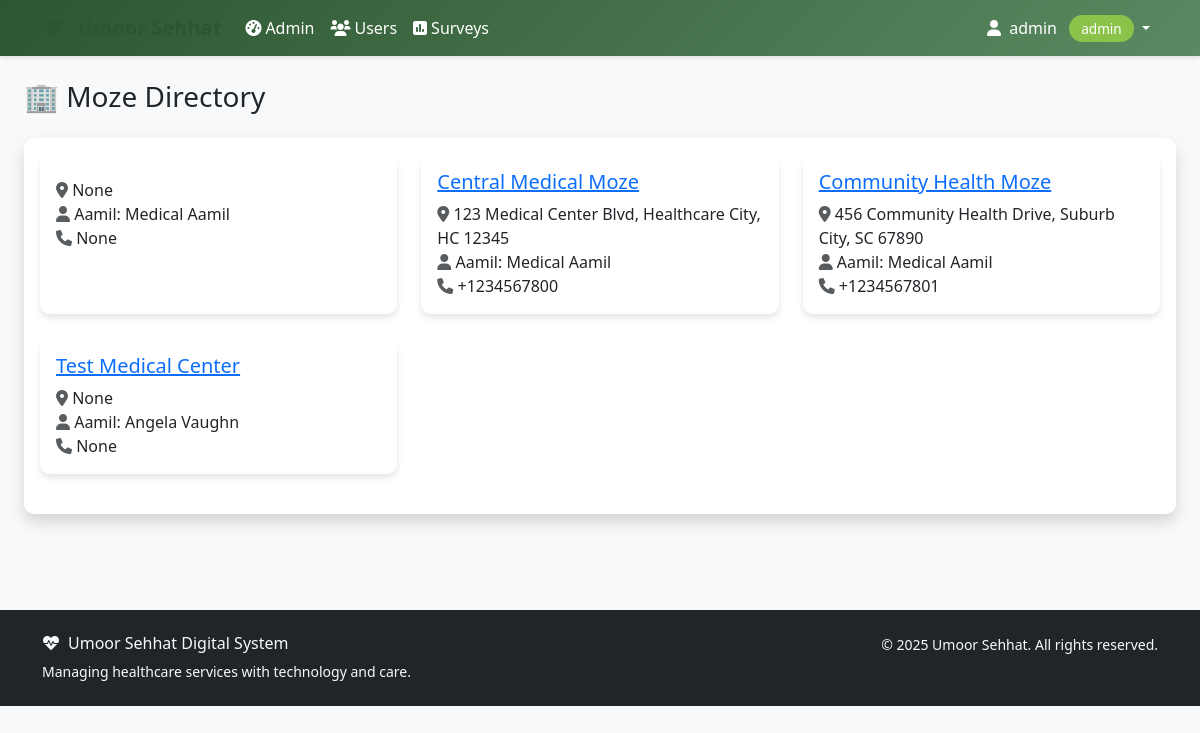
Before: /moze/list/ (signed in) with the older database file.
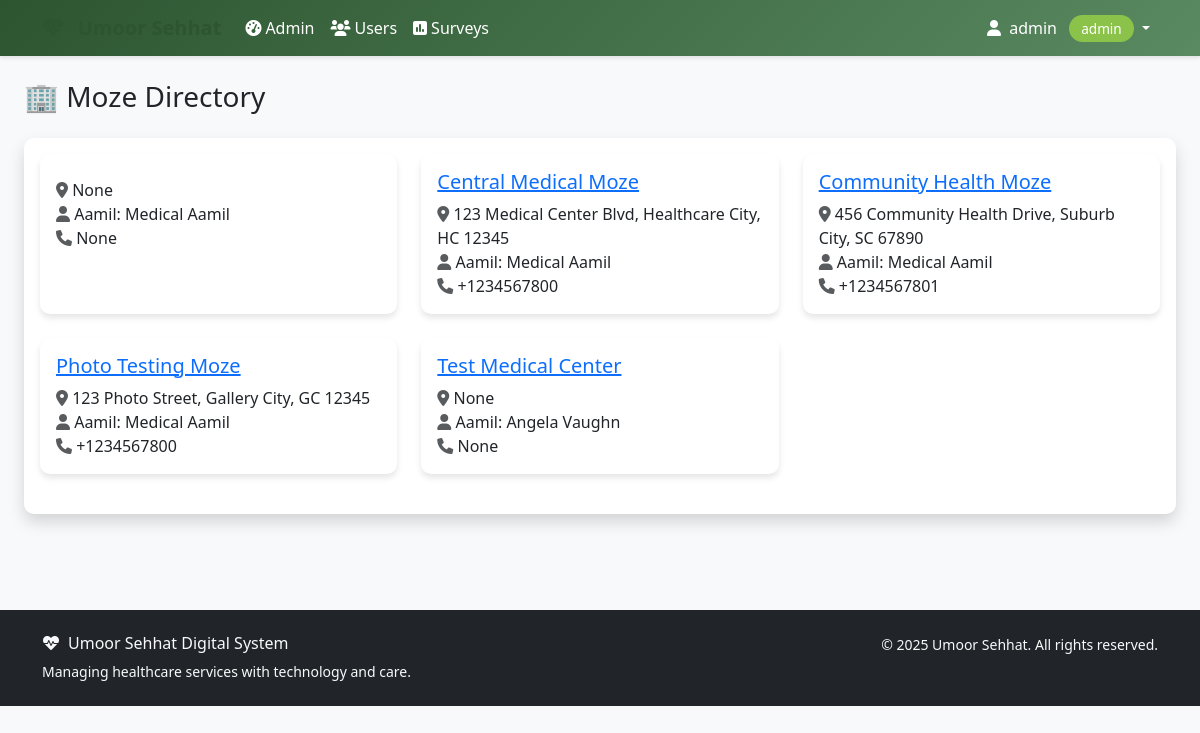
After: the same page with the newer database file.
### moze/models.py (models this page shows, shortened)
class Moze(models.Model):
    name = models.CharField(max_length=100, unique=True)
    location = models.CharField(max_length=200)
    address = models.TextField(blank=True, null=True)
    aamil = models.ForeignKey(
        settings.AUTH_USER_MODEL,
        on_delete=models.CASCADE,
        related_name='managed_mozes',
        limit_choices_to={'role': 'aamil'}
    )
    team_members = models.ManyToManyField(
        settings.AUTH_USER_MODEL,
        related_name='moze_teams',
        blank=True,
        help_text='Team members assigned to this Moze'
    )
    moze_coordinator = models.ForeignKey(
        settings.AUTH_USER_MODEL,
        on_delete=models.SET_NULL,
        null=True,
        blank=True,
        related_name='coordinated_mozes',
        limit_choices_to={'role': 'moze_coordinator'}
    )
    established_date = models.DateField(blank=True, null=True)
    is_active = models.BooleanField(default=True)
    capacity = models.PositiveIntegerField(default=100, help_text='Maximum patient capacity')
    contact_phone = models.CharField(max_length=15, blank=True, null=True)
    contact_email = models.EmailField(blank=True, null=True)
    created_at = models.DateTimeField(auto_now_add=True)
    updated_at = models.DateTimeField(auto_now=True)
    class Meta:
        verbose_name = 'Moze'
        verbose_name_plural = 'Mozes'
        ordering = ['name']

### accounts/models.py (models this page shows, shortened)
class User(AbstractUser):
    ROLE_CHOICES = [
        ('aamil', 'Aamil'),
        ('moze_coordinator', 'Moze Coordinator'),
        ('doctor', 'Doctor'),
        ('student', 'Student'),
        ('badri_mahal_admin', 'Badri Mahal Admin'),
    ]
    role = models.CharField(max_length=20, choices=ROLE_CHOICES, default='student')
    its_id = models.CharField(
        max_length=8,
        unique=True,
        null=True,
        blank=True,
        validators=[RegexValidator(
            regex=r'^\d{8}$',
            message='ITS ID must be exactly 8 digits',
            code='invalid_its_id'
        )],
        help_text='8-digit ITS ID'
    )
    phone_number = models.CharField(max_length=15, blank=True, null=True)
    profile_photo = models.ImageField(upload_to='profile_photos/', blank=True, null=True)
    arabic_name = models.CharField(max_length=100, blank=True, null=True)
    age = models.PositiveIntegerField(blank=True, null=True)
    verified_certificate = models.FileField(upload_to='certificates/', blank=True, null=True)
    specialty = models.CharField(max_length=100, blank=True, null=True)
    college = models.CharField(max_length=100, blank=True, null=True)  # For students
    specialization = models.CharField(max_length=100, blank=True, null=True)  # For students
    created_at = models.DateTimeField(auto_now_add=True)
    updated_at = models.DateTimeField(auto_now=True)
    def get_full_name(self):
        if self.arabic_name:
            return self.arabic_name
        return super().get_full_name() or self.username
    @property
    def is_aamil(self):
        return self.role == 'aamil'
    @property
    def is_moze_coordinator(self):
        return self.role == 'moze_coordinator'
    @property
    def is_doctor(self):
        return self.role == 'doctor'
    @property
    def is_student(self):
        return self.role == 'student'
    @property
    def is_admin(self):
        return self.role == 'badri_mahal_admin' or self.is_superuser
    class Meta:
        verbose_name = 'User'
        verbose_name_plural = 'Users'
        ordering = ['first_name', 'last_name']

### moze/views.py (the view, shortened to what this page needs)
class MozeListView(LoginRequiredMixin, MozeAccessMixin, ListView):
    model = Moze
    template_name = 'moze/moze_list.html'
    context_object_name = 'mozes'
    paginate_by = 12
    def get_queryset(self):
        user = self.request.user
        if user.role == 'admin':
            queryset = Moze.objects.all()
        elif user.role == 'aamil':
            queryset = user.managed_mozes.all()
        elif user.role == 'moze_coordinator':
            queryset = user.coordinated_mozes.all()
        else:
            queryset = Moze.objects.none()
        search = self.request.GET.get('search')
        status = self.request.GET.get('status')
        if status == 'active':
            queryset = queryset.filter(is_active=True)
        elif status == 'inactive':
            queryset = queryset.filter(is_active=False)
        location = self.request.GET.get('location')
        if location:
            queryset = queryset.filter(location__icontains=location)
        return queryset.select_related('aamil', 'moze_coordinator').prefetch_related('team_members')
    def get_context_data(self, **kwargs):
        context = super().get_context_data(**kwargs)
        context['search_query'] = self.request.GET.get('search', '')
        context['status_filter'] = self.request.GET.get('status', '')
        context['location_filter'] = self.request.GET.get('location', '')
        context['locations'] = Moze.objects.values_list('location', flat=True).distinct()
        return context

### moze/views.py (called while the page is built)
    def test_func(self):
        return (self.request.user.role == 'admin' or
                self.request.user.role == 'aamil' or
                self.request.user.role == 'moze_coordinator')

### templates/moze/moze_list.html (shortened to what this page needs)
{% extends 'base.html' %}
{% block content %}
<div class="container-fluid">
    <div class="row mb-4">
        <div class="col-12">
            <h1 class="h3 mb-0 text-gray-800">🏢 Moze Directory</h1>
        </div>
    </div>
    <div class="card shadow mb-4">
        <div class="card-body">
            {% if mozes %}
                <div class="row">
                    {% for moze in mozes %}
                    <div class="col-md-6 col-lg-4 mb-4">
                        <div class="card h-100">
                            <div class="card-body">
                                <h5 class="card-title">
                                    <a href="{% url 'moze:detail' moze.pk %}">{{ moze.name }}</a>
                                </h5>
                                <p class="card-text">
                                    <i class="fas fa-map-marker-alt text-muted"></i> {{ moze.address }}<br>
                                    <i class="fas fa-user text-muted"></i> Aamil: {{ moze.aamil.get_full_name }}<br>
                                    <i class="fas fa-phone text-muted"></i> {{ moze.contact_phone }}
                                </p>
                            </div>
                        </div>
                    </div>
                    {% endfor %}
                </div>
            {% else %}
                <p class="text-muted">No mozes registered yet.</p>
            {% endif %}
        </div>
    </div>
</div>
{% endblock %}

Changed rows visible on the page:
added Moze: name "Photo Testing Moze", address "123 Photo Street, Gallery City, GC 12345", aamil.get_full_name "Medical Aamil", contact_phone "+1234567800"
